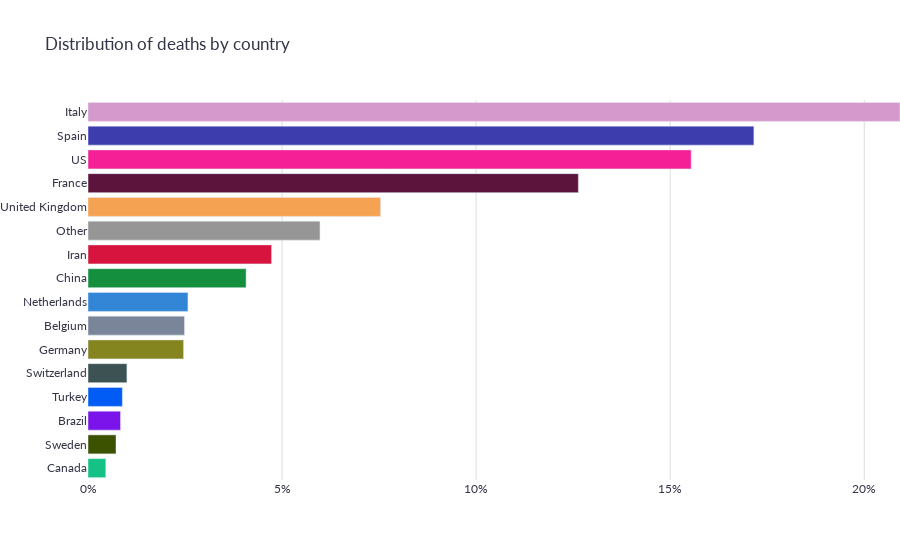

Notebook code for this chart:
### Code cell
fig = plots.current_distribution(deaths)
fig.show()

### Figure 1 — Plotly figure (JSON) as saved in the notebook; plotly's stock layout.template omitted (floating-point values rounded to 4 significant figures)
{"data": [{"hoverinfo": "none", "hovertemplate": "Percentage of total deaths: %{y}%", "marker": {"color": ["rgb(20,194,133)", "rgb(61,82,0)", "rgb(122,20,235)", "rgb(0,92,245)", "rgb(61,82,82)", "rgb(133,133,31)", "rgb(122,133,153)", "rgb(51,133,214)", "rgb(20,143,61)", "rgb(214,20,61)", "rgb(150,150,150)", "rgb(245,163,82)", "rgb(92,20,61)", "rgb(245,31,150)", "rgb(61,61,173)", "rgb(214,153,204)"]}, "orientation": "h", "type": "bar", "x": [0.004581, 0.007219, 0.00838, 0.008856, 0.01003, 0.02463, 0.02486, 0.02575, 0.04074, 0.0473, 0.05977, 0.07538, 0.1263, 0.1554, 0.1716, 0.2092], "y": ["Canada", "Sweden", "Brazil", "Turkey", "Switzerland", "Germany", "Belgium", "Netherlands", "China", "Iran", "Other", "United Kingdom", "France", "US", "Spain", "Italy"]}], "layout": {"font": {"color": "#333447", "family": "Lato, Helvetica"}, "legend": {"orientation": "h"}, "margin": {"l": 0, "pad": 0, "r": 0}, "paper_bgcolor": "rgba(0,0,0,0)", "plot_bgcolor": "rgba(0,0,0,0)", "title": {"text": "Distribution of deaths by country"}, "xaxis": {"automargin": true, "gridcolor": "rgb(220,220,220)", "gridwidth": 1, "range": [0, 0.2092], "showgrid": true, "tickformat": ",.0%"}, "yaxis": {"automargin": true, "gridcolor": "rgb(220,220,220)", "gridwidth": 1, "showgrid": false}}}
